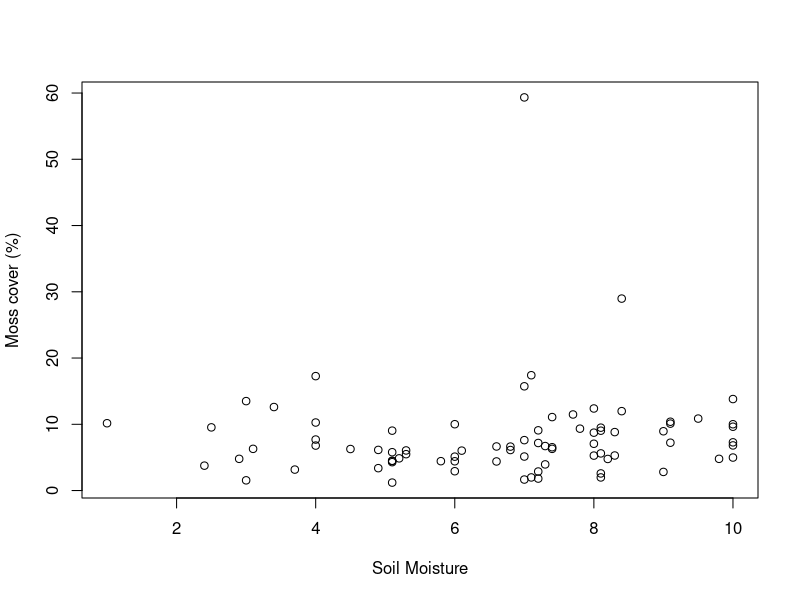
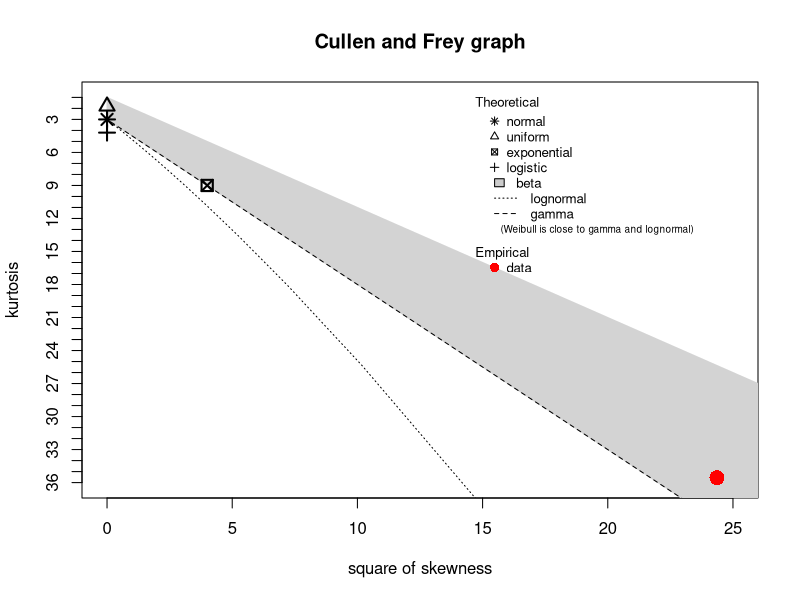
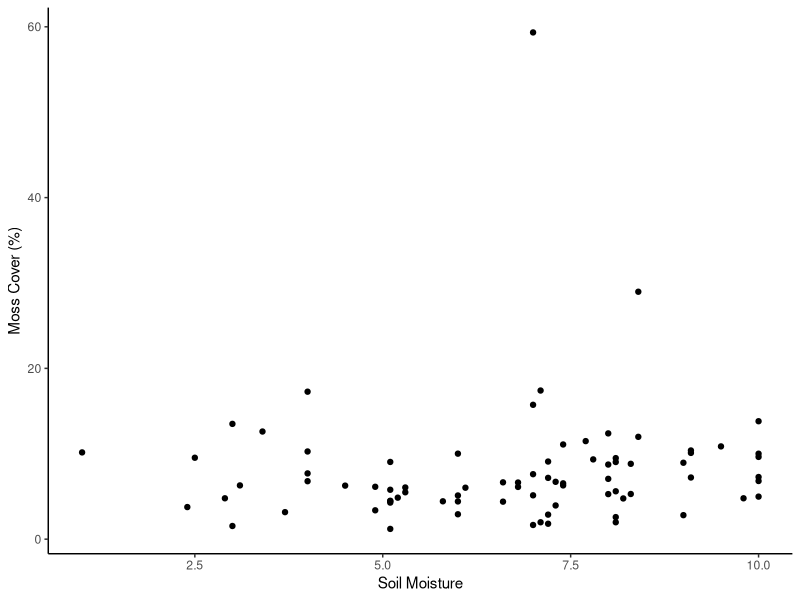
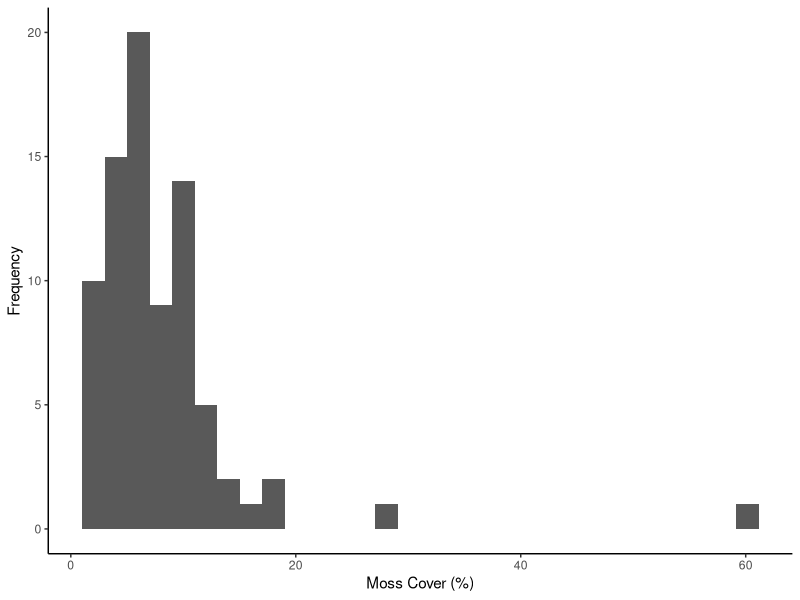
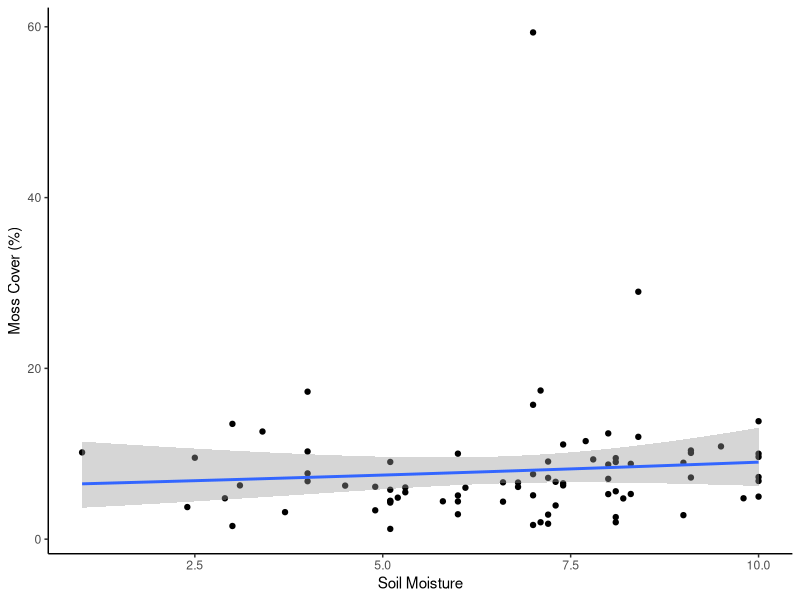
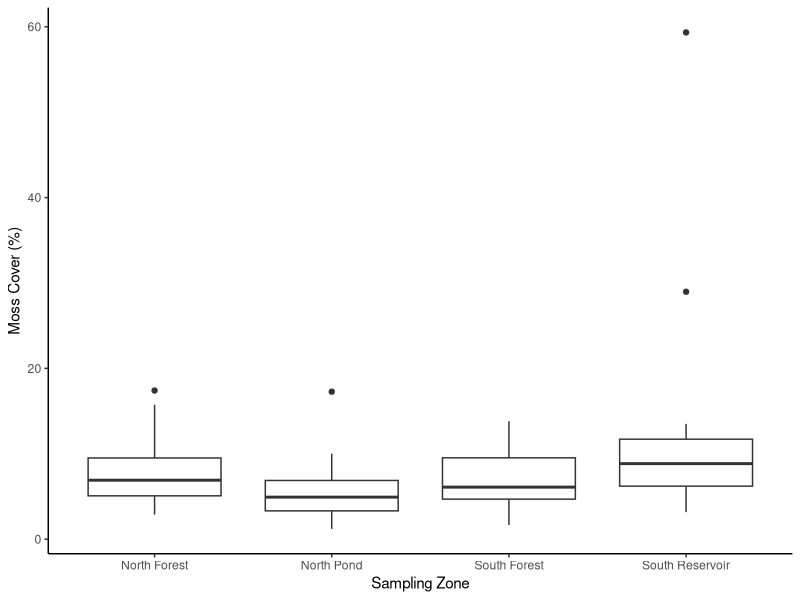
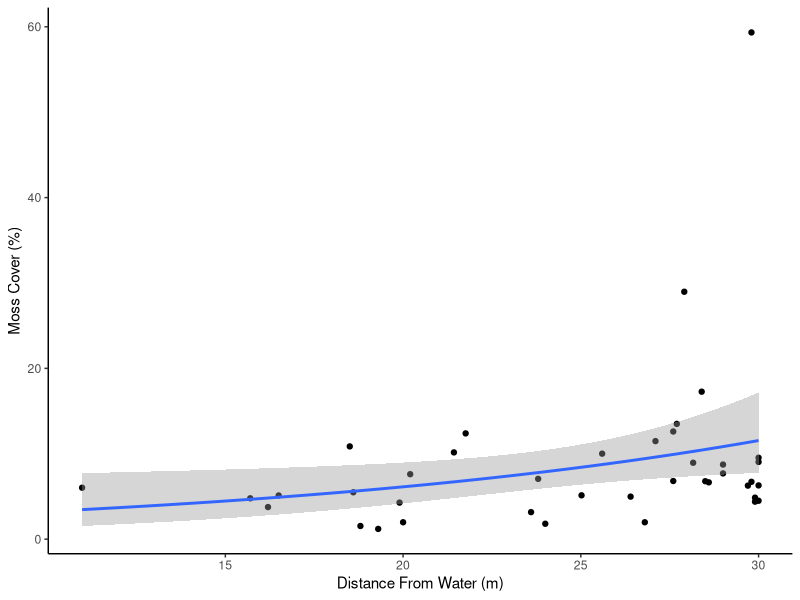
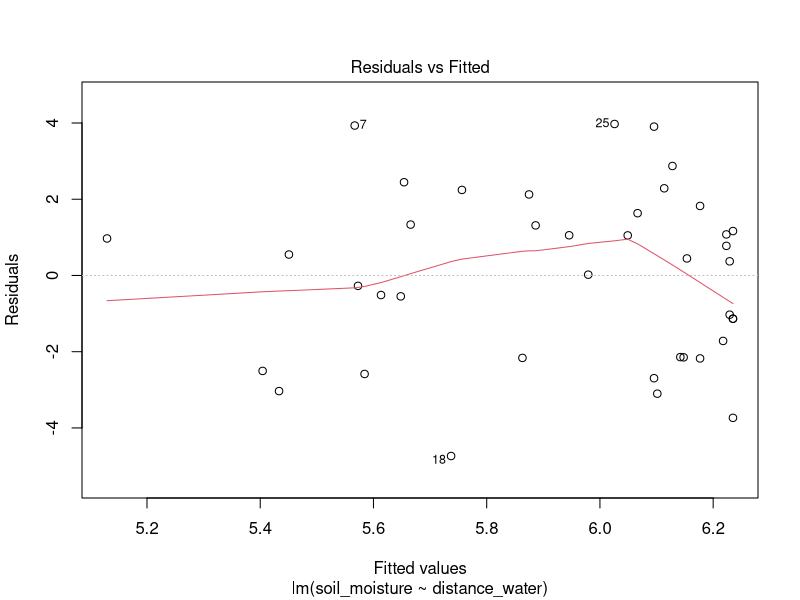

Reproduce these figures in R, in order.
## ---- chunk 1
knitr::opts_chunk$set(echo = TRUE)
## ---- chunk 2
library(tidyverse)
library(dplyr)
library(ggplot2)
# Loading the dataset
mossdata <- read_delim("moss_data.csv", delim = ',')
#Renaming the dataset to mossdata

## ---- chunk 3
plot(mossdata$`Soil Moisture (unit)`, 
     mossdata$`% cover`,
     xlab = "Soil Moisture",
     ylab = "Moss cover (%)" )
## ---- chunk 4
shapiro.test(mossdata$`% cover`)
## ---- chunk 5
library(fitdistrplus)
descdist(mossdata$`% cover`)
## ---- chunk 6

mossdata <- read_csv("moss_data.csv", na = c("N/A", "NA", ""))

moss_clean <- mossdata %>%
  rename(
    date = Date,
    zone = Zone,
    tree_id = `Tree ID`,
    distance_water = `Distance from water (m)`,
    soil_moisture = `Soil Moisture (unit)`,
    moss_height = `Moss Height (cm)`,
    moss_width = `Moss Width (cm)`,
    bhd = `bhd (cm)`,
    moss_cover = `% cover`,
    temperature = `Temperature (°C)`
  )

summary(moss_clean)

## ---- chunk 7

moss_distance <- moss_clean %>%
  drop_na(distance_water)

# Check the number of observations in each dataset.
nrow(moss_clean)
nrow(moss_distance)

## ---- chunk 8

ggplot(moss_clean, aes(x = soil_moisture, y = moss_cover)) +
  geom_point() +
  labs(
    x = "Soil Moisture",
    y = "Moss Cover (%)"
  ) +
  theme_classic()

## ---- chunk 9

ggplot(moss_clean, aes(x = moss_cover)) +
  geom_histogram() +
  labs(
    x = "Moss Cover (%)",
    y = "Frequency"
  ) +
  theme_classic()

## ---- chunk 10

model_soil <- glm(
  moss_cover ~ soil_moisture,
  data = moss_clean,
  family = Gamma(link = "log")
)

summary(model_soil)
AIC(model_soil)

## ---- chunk 11
ggplot(moss_clean, aes(x = soil_moisture, y = moss_cover)) +
  geom_point() +
  geom_smooth(method = "glm",
              method.args = list(family = Gamma(link = "log"))) +
  labs(
    x = "Soil Moisture",
    y = "Moss Cover (%)"
  ) +
  theme_classic()

## ---- chunk 12

model_zone <- glm(
  moss_cover ~ zone,
  data = moss_clean,
  family = Gamma(link = "log")
)

summary(model_zone)
AIC(model_zone)

## ---- chunk 13

ggplot(moss_clean, aes(x = zone, y = moss_cover)) +
  geom_boxplot() +
  labs(
    x = "Sampling Zone",
    y = "Moss Cover (%)"
  ) +
  theme_classic()

## ---- chunk 14

model_soil_zone <- glm(
  moss_cover ~ soil_moisture + zone,
  data = moss_clean,
  family = Gamma(link = "log")
)

summary(model_soil_zone)
AIC(model_soil_zone)

## ---- chunk 15

model_soil_zone_int <- glm(
  moss_cover ~ soil_moisture * zone,
  data = moss_clean,
  family = Gamma(link = "log")
)

summary(model_soil_zone_int)
AIC(model_soil_zone_int)

## ---- chunk 16

AIC(
  model_soil,
  model_zone,
  model_soil_zone,
  model_soil_zone_int)
  
## ---- chunk 17

model_distance <- glm(
  moss_cover ~ distance_water,
  data = moss_distance,
  family = Gamma(link = "log")
)

summary(model_distance)
AIC(model_distance)
## ---- chunk 18

ggplot(moss_distance,
       aes(x = distance_water, y = moss_cover)) +
  geom_point() +
  geom_smooth(
    method = "glm",
    method.args = list(family = Gamma(link = "log"))
  ) +
  labs(
    x = "Distance From Water (m)",
    y = "Moss Cover (%)"
  ) +
  theme_classic()

## ---- chunk 19

model_distance_full <- glm(
  moss_cover ~ soil_moisture + distance_water + zone,
  data = moss_distance,
  family = Gamma(link = "log"))

summary(model_distance_full)
AIC(model_distance_full)

## ---- chunk 20

model_distance_int <- glm(
  moss_cover ~ soil_moisture * distance_water + zone,
  data = moss_distance,
  family = Gamma(link = "log")
)

summary(model_distance_int)
AIC(model_distance_int)

## ---- chunk 21

AIC(
  model_distance,
  model_distance_full,
  model_distance_int)

## ---- chunk 22

model_moisture_distance <- lm(
  soil_moisture ~ distance_water,
  data = moss_distance
)

summary(model_moisture_distance)
plot(model_moisture_distance)

## ---- chunk 23
ggplot(moss_distance, aes(x = distance_water, y = soil_moisture)) +
  geom_point() +
  geom_smooth(method = "lm") +
  labs(
    x = "Distance From Water (m)",
    y = "Soil Moisture"
  ) +
  theme_classic()
